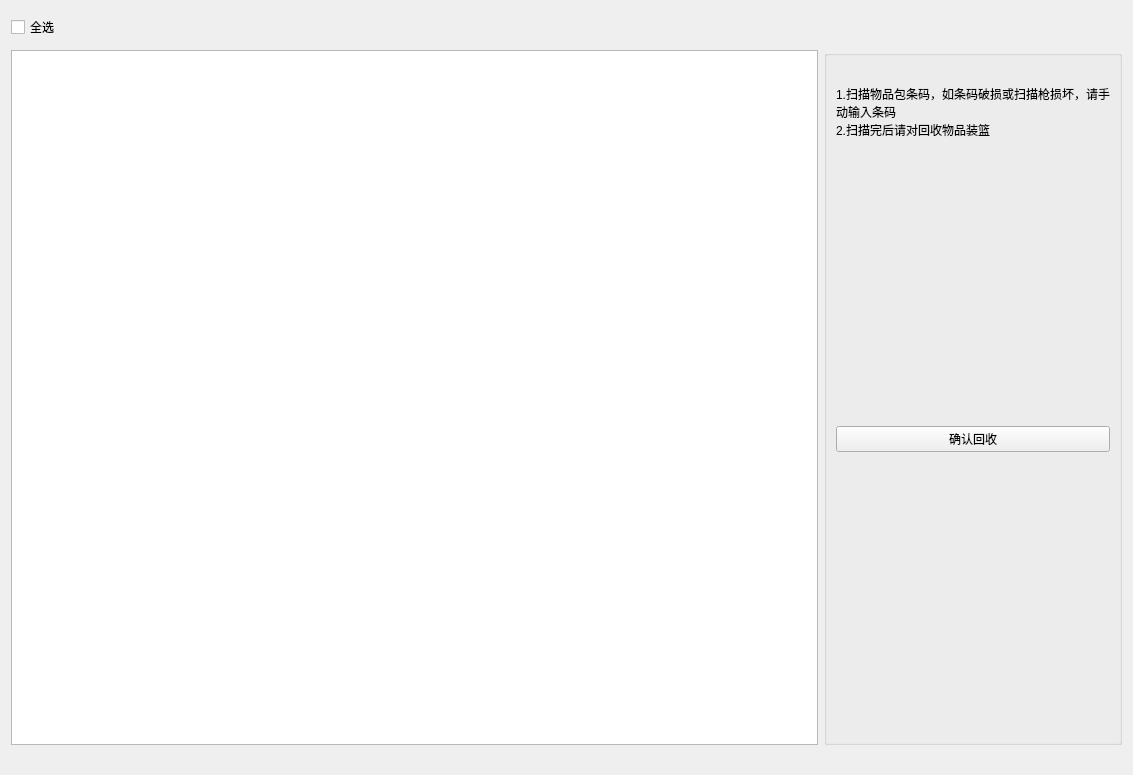
<?xml version="1.0" encoding="UTF-8"?>
<ui version="4.0">
 <class>RecycleWidget</class>
 <widget class="QWidget" name="RecycleWidget">
  <property name="geometry">
   <rect>
    <x>0</x>
    <y>0</y>
    <width>1133</width>
    <height>775</height>
   </rect>
  </property>
  <property name="windowTitle">
   <string>Form</string>
  </property>
  <property name="styleSheet">
   <string notr="true"/>
  </property>
  <layout class="QGridLayout" name="gridLayout">
   <property name="bottomMargin">
    <number>30</number>
   </property>
   <item row="0" column="0">
    <layout class="QHBoxLayout" name="horizontalLayout_5">
     <item>
      <widget class="QCheckBox" name="toggleAllButton">
       <property name="toolTip">
        <string>手工输入条码</string>
       </property>
       <property name="text">
        <string>全选</string>
       </property>
       <property name="iconSize">
        <size>
         <width>24</width>
         <height>24</height>
        </size>
       </property>
      </widget>
     </item>
     <item>
      <spacer name="horizontalSpacer_5">
       <property name="orientation">
        <enum>Qt::Horizontal</enum>
       </property>
       <property name="sizeHint" stdset="0">
        <size>
         <width>229</width>
         <height>33</height>
        </size>
       </property>
      </spacer>
     </item>
     <item>
      <widget class="QToolButton" name="resetButton">
       <property name="toolTip">
        <string>手工输入条码</string>
       </property>
       <property name="icon">
        <iconset resource="itrac.qrc">
         <normaloff>:/res/edit.png</normaloff>:/res/edit.png</iconset>
       </property>
       <property name="iconSize">
        <size>
         <width>24</width>
         <height>24</height>
        </size>
       </property>
       <property name="toolButtonStyle">
        <enum>Qt::ToolButtonIconOnly</enum>
       </property>
       <property name="autoRaise">
        <bool>true</bool>
       </property>
      </widget>
     </item>
     <item>
      <widget class="QToolButton" name="bcInputButton">
       <property name="toolTip">
        <string>手工输入条码</string>
       </property>
       <property name="icon">
        <iconset resource="itrac.qrc">
         <normaloff>:/res/edit.png</normaloff>:/res/edit.png</iconset>
       </property>
       <property name="iconSize">
        <size>
         <width>24</width>
         <height>24</height>
        </size>
       </property>
       <property name="toolButtonStyle">
        <enum>Qt::ToolButtonIconOnly</enum>
       </property>
       <property name="autoRaise">
        <bool>true</bool>
       </property>
      </widget>
     </item>
    </layout>
   </item>
   <item row="1" column="0">
    <widget class="QTableView" name="pkgTableView"/>
   </item>
   <item row="1" column="1">
    <widget class="QGroupBox" name="groupBox">
     <property name="title">
      <string/>
     </property>
     <layout class="QVBoxLayout" name="verticalLayout">
      <item>
       <widget class="QLabel" name="label_2">
        <property name="sizePolicy">
         <sizepolicy hsizetype="Preferred" vsizetype="Fixed">
          <horstretch>0</horstretch>
          <verstretch>0</verstretch>
         </sizepolicy>
        </property>
        <property name="pixmap">
         <pixmap resource="itrac.qrc">:/res/tip.png</pixmap>
        </property>
       </widget>
      </item>
      <item>
       <widget class="QLabel" name="label">
        <property name="text">
         <string>1.扫描物品包条码，如条码破损或扫描枪损坏，请手动输入条码
2.扫描完后请对回收物品装篮</string>
        </property>
        <property name="alignment">
         <set>Qt::AlignLeading|Qt::AlignLeft|Qt::AlignTop</set>
        </property>
        <property name="wordWrap">
         <bool>true</bool>
        </property>
       </widget>
      </item>
      <item>
       <spacer name="verticalSpacer_2">
        <property name="orientation">
         <enum>Qt::Vertical</enum>
        </property>
        <property name="sizeHint" stdset="0">
         <size>
          <width>20</width>
          <height>40</height>
         </size>
        </property>
       </spacer>
      </item>
      <item>
       <widget class="Ui::PrimaryButton" name="recycleButton">
        <property name="text">
         <string>确认回收</string>
        </property>
        <property name="iconSize">
         <size>
          <width>200</width>
          <height>32</height>
         </size>
        </property>
       </widget>
      </item>
      <item>
       <spacer name="verticalSpacer">
        <property name="orientation">
         <enum>Qt::Vertical</enum>
        </property>
        <property name="sizeHint" stdset="0">
         <size>
          <width>20</width>
          <height>40</height>
         </size>
        </property>
       </spacer>
      </item>
     </layout>
    </widget>
   </item>
  </layout>
  <zorder>pkgTableView</zorder>
  <zorder></zorder>
  <zorder>recycleButton</zorder>
  <zorder>horizontalSpacer</zorder>
  <zorder>groupBox</zorder>
 </widget>
 <customwidgets>
  <customwidget>
   <class>Ui::PrimaryButton</class>
   <extends>QPushButton</extends>
   <header>ui/buttons.h</header>
  </customwidget>
 </customwidgets>
 <resources>
  <include location="itrac.qrc"/>
 </resources>
 <connections/>
</ui>
